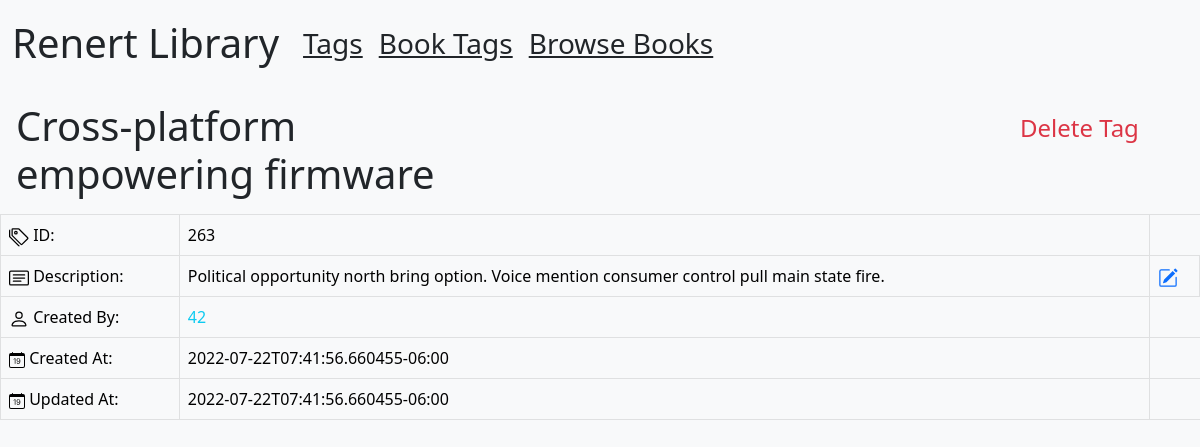
Screenshot of /tag/263 with the database file from the repository.
### tables this page shows
CREATE TABLE [library_tags] (
   [tag_id] INTEGER PRIMARY KEY,
   [tag_name] TEXT,
   [description] TEXT,
   [created_by] INTEGER,
   [created_at] TEXT,
   [updated_at] TEXT,
   FOREIGN KEY([created_by]) REFERENCES [members]([member_internal_id])
);

### app.py (the view)
@app.route("/tag/<int:id>", methods=["GET", "POST"])
def tag(id):
    tag = db.session.execute("select tag_name, description, created_by, created_at, updated_at from library_tags where tag_id = '" + str(id) + "'")
    tag = [dict(x) for x in tag]
    books = db.session.execute("select library_books.title, library_books.author, library_books.renert_id from library_books_tags inner join library_books on library_books_tags.book_id = library_books.id where library_books_tags.tag_id = '" + str(id) + "'")
    books = [dict(x) for x in books]
    return render_template("tag.html", tag=tag, id=id)

### templates/tag.html (shortened to what this page needs)
{% extends 'layout.html'%}
{% import "bootstrap/wtf.html" as wtf %}
{%block content%}
<div class="row">
    <div class="col-9">
        <h1 class="my-3 col-6 p-0 ms-3">{{tag[0]["tag_name"]}}</h1>
    </div>
    <div class="col-1 p-0"></div>
    <div class="col-2 position-relative pt-4">
        <a href="/tagDelete/{{id}}" class="text-decoration-none text-danger text-end pt-3 p-0 fs-4">Delete Tag</a>
    </div>
</div>
<table class="table table-hover table-light table-bordered display">
    <tr>
        <td>
               ID:
        </td>
        <td>
            {{id}}
        </td>
    </tr>
    <tr>
        <td>
               Description:
        </td>
        <td>
            {{tag[0]["description"]}}
        </td>
        <td>
        </td>
    </tr>
    <tr>
        <td>
               Created By:
        </td>
        <td>
            <a class="text-decoration-none text-info" href="/created-by/{{tag[0]['created_by']}}">{{tag[0]["created_by"]}}</a>
        </td>
    </tr>
    <tr>
        <td>
               Created At:
        </td>
        <td>
            {{tag[0]["created_at"]}}
        </td>
    </tr>
    <tr>
        <td>
               Updated At:
        </td>
        <td>
            {{tag[0]["updated_at"]}}
        </td>
    </tr>
</table>
{%endblock%}

### static/tables.css (style rules this page uses)
body { overflow-x: hidden; }

### rows the page displays
library_tags: tag_name "Cross-platform empowering firmware", description "Political opportunity north bring option. Voice mention consumer control pull main state fire.", created_by "42", created_at "2022-07-22T07:41:56.660455-06:00", updated_at "2022-07-22T07:41:56.660455-06:00"

### other values shown
{{ id }} "263"
